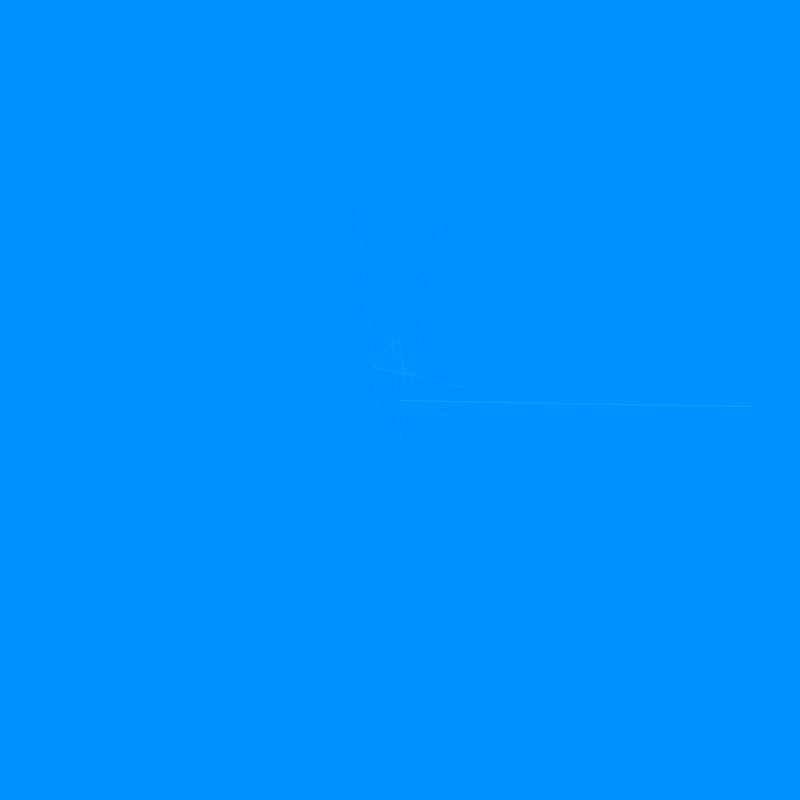
Frame 1 (no input)
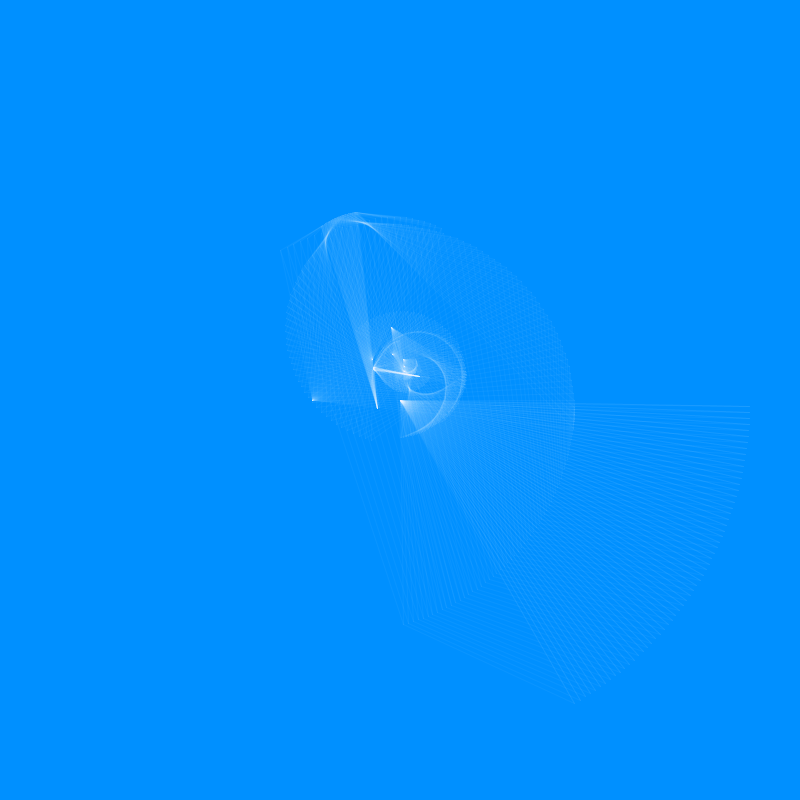
Frame 60 (the mouse pressed at the canvas centre just before this capture)
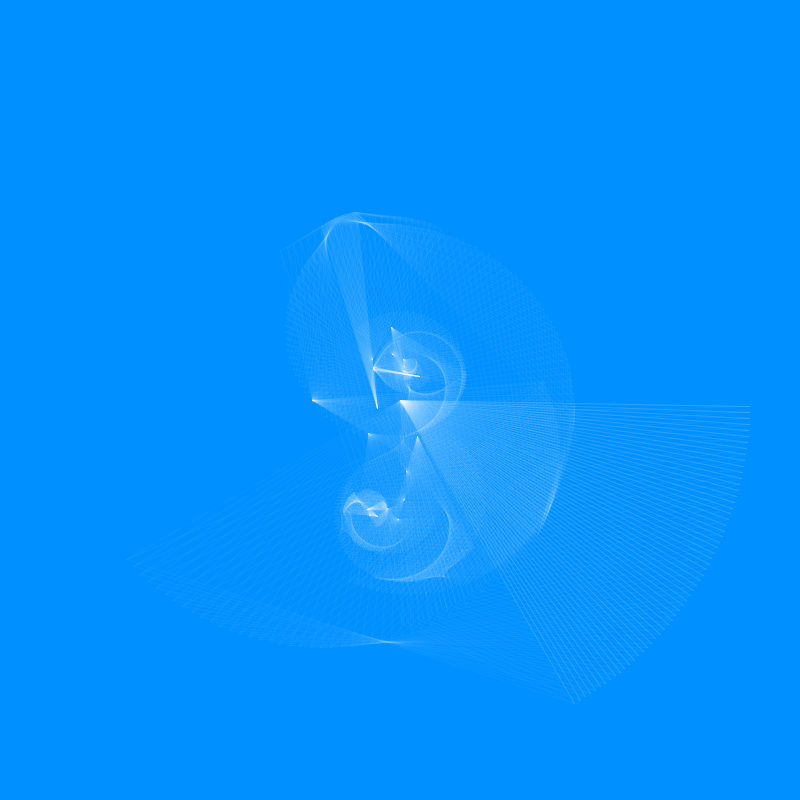
Frame 120 (the mouse held since frame 60 and released just before this capture)

The Processing sketch that drew these frames (run headless with seeded random() and noise(); from frame 60 on, the mouse is pressed at the canvas centre):

// Processing sketch: processing_112837
// ── processing_112837.pde

/***********************************************
/* RecursiveCardioid * Ale, 2013 * Pubic Domain
***********************************************/

Circle seed;

float 
    ang1 = PI/720, ang2 = TWO_PI/360, ang3 = TWO_PI/90, R, F;
int 
    N, halfWidth, halfHeight; 

void setup()
{
    size(800, 800);
    background(#0090ff);
    smooth();
    halfWidth = width/2;
    halfHeight = height/2;
    R = 350f;
    N = 10;
    F = .75;
    seed = new Circle(halfWidth, halfHeight, R, 0, 0, ang2);
    stroke(-1,10);
    seed.addChild(R *= F, PI, PI);
    noFill();
}

void draw()
{
    seed.rotate(ang1);
    seed.display();
}

void mousePressed()
{
    setup(); 
}

class Circle 
{
    float cx, cy, displayAngle, currentAngle, displaySpeed;
    float p1x, p1y, p2x, p2y;
    float r, d, a, parentRadius;
    PVector parentCenter, parentMarker;
    float marker_cx, marker_cy;
    Circle child;
    float st;
 
    Circle (float cx, float cy, float r, float ca, float da, float das) 
    {
        this.cx = cx;
        this.cy = cy;
        this.r = r;
        currentAngle = ca;
        displayAngle = ca+da;
        displaySpeed = das;
        d = 2*r;
        a = 0;
        parentRadius = r;
        parentCenter = new PVector(cx, cy);
        parentMarker = new PVector(halfWidth, halfHeight);
        st = map(r, 0, halfWidth, 0, .2);
        p1x = p2x = p1y = p2y = 0;
    } 
  
    void display ()
    {
        if (child!=null) child.setParentMarker(marker_cx, marker_cy);
        PVector pm = getParentMarker();
        PVector c = getParentCenter();
        line(c.x,c.y,marker_cx, marker_cy);
        line(marker_cx, marker_cy, pm.x, pm.y);
        if (child!=null) child.display();
    }

    void rotate (float theta)
    {
        currentAngle += theta; 
        displayAngle += displaySpeed;
        PVector c = getParentCenter();
        cx = c.x + cos(currentAngle) * (parentRadius - r);
        cy = c.y + sin(currentAngle) * (parentRadius - r);
        marker_cx = cx + (r * cos(displayAngle));
        marker_cy = cy + (r * sin(displayAngle));
        if (child != null) child.rotate(theta);
    }

    void setParentRadius (float newRadius)
    {
        parentRadius = newRadius;
    }
  
    PVector getParentCenter ()
    {
        return parentCenter;
    }
  
    void setParentMarker (float pmx, float pmy)
    {
        parentMarker.x = pmx;
        parentMarker.y = pmy;
    }
  
    PVector getParentMarker ()
    {
        return parentMarker; 
    }
  
    void setParentCenter (PVector newParentCenter)
    {
        parentCenter = newParentCenter;
    }

    void addChild (float childRadius, float childAngle, float childDisplayAngle)
    {
        float newAngle = currentAngle + childAngle,
              child_cx = cx + cos(newAngle) * (r - childRadius),
              child_cy = cy + sin(newAngle) * (r - childRadius);
        child = new Circle (child_cx, child_cy, childRadius, newAngle, childDisplayAngle, random(-ang3, ang3));
        child.setParentRadius(r);
        child.setParentCenter(new PVector(cx, cy));
        if (N-- > 0) child.addChild (R *= F, random(-TWO_PI, TWO_PI), random (-ang2, ang2));
    }
}
